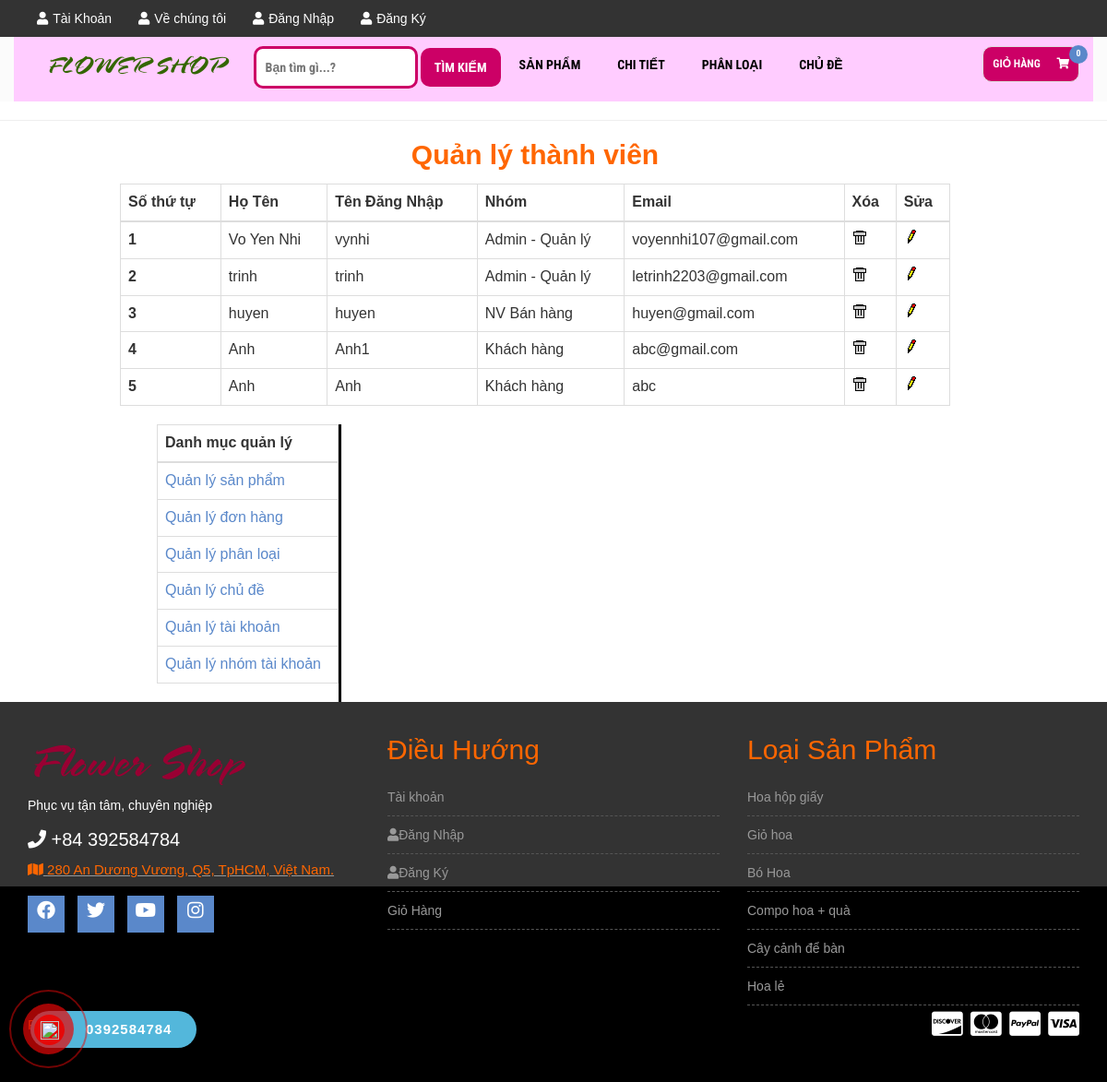
Page /admin.php?mod=user&act=manage on the committed database.
### tables this page shows
CREATE TABLE `users` (
  `UserID` int(11) NOT NULL,
  `GroupID` int(11) NOT NULL,
  `FullName` varchar(255) NOT NULL,
  `UserName` varchar(20) NOT NULL,
  `PassWord` varchar(32) NOT NULL,
  `Email` varchar(50) NOT NULL
);

CREATE TABLE `groups` (
  `GroupID` int(11) NOT NULL,
  `GroupName` varchar(50) NOT NULL
);

CREATE TABLE `categories` (
  `CategoryID` int(11) NOT NULL,
  `CategoryName` varchar(255) NOT NULL,
  `Position` int(11) DEFAULT 0
);

### Controller/User/Manage.php (called while the page is built)
<?php
	include_once("Model/User.php");
	$user = new User();
	$ret = $user->getUserManage();
	include_once("View/User/Manage.php");
?>

### Model/User.php (called while the page is built, shortened)
<?php
include_once("DataProvider.php");
class User{
	private $da;
	function __construct(){
		$this->da = new DataProvider();
	}
	function getUserManage(){
		$sql = "Select UserID, FullName, UserName, Email, GroupName from users u join groups g on u.GroupID = g.GroupID";
		return $this->da->FetchAll($sql);
	}
}
?>

### Model/DataProvider.php (called while the page is built, shortened)
<?php
	class DataProvider{
		private $link;
		function __construct()
		{
			$this->link=mysqli_connect("localhost","root","","webdack");
		}
		function ExecuteQuery($sql)
		{
			mysqli_query($this->link,"set names utf8");
			return mysqli_query($this->link, $sql);
		}
		function FetchAll($sql){
			$arr=array();
			$r = $this->ExecuteQuery($sql);
			while($row = mysqli_fetch_assoc($r)){
				$arr[]=$row;
			}
			return $arr;
		}
	}
?>

### Controller/Category/Categoryfooter.php (called while the page is built)
<?php
	include_once("Model/Category.php");
	$cate = new Category;
	$result = $cate->getCategory();
	include("View/Category/Categoryfooter.php");
?>

### Model/Category.php (called while the page is built, shortened)
<?php
	include_once("Model/DataProvider.php");
	class Category{
		private $da;
		function __construct(){
			$this->da=new DataProvider();
		}
		function getCategory(){
			$sql= "Select * from categories";
			return $this->da->FetchAll($sql);
		}
	}
?>

### Controller/Category/Category.php (called while the page is built)
<?php
	include_once("Model/Category.php");
	$cate = new Category();
	$result = $cate->getCategory();
	include_once("View/Category/Category.php");
?>

### View/User/Manage.php (the view)
<div style="width: 900px; float: right; margin-right: 170px;">
<center><h2><span><a style="color: #ff6600;font-weight: bold;font-size: 30px" href="admin.php?mod=user&act=manage">Quản lý thành viên</a></span></h2></center>
<p>
	<table class="table table-bordered">
	<thead>
		<tr>
		<th scope="col">Số thứ tự</th>
		<th scope="col">Họ Tên</th>
		<th scope="col">Tên Đăng Nhập</th>
		<th scope="col">Nhóm</th>
		<th scope="col">Email</th>
		<th scope="col">Xóa</th>
		<th scope="col">Sửa</th>
		</tr>
	</thead>
	<tbody>
		<?php
		$index = 1;
		foreach ($ret as $row) { ?>
			<tr>
				<th scope="row"><?= $index ?></th>
				<td><?= $row['FullName'] ?></td>
				<td><?= $row['UserName'] ?></td>
				<td><?= $row['GroupName'] ?></td>
				<td><?= $row['Email'] ?></td>
				<td><?= "<a href=\"admin.php?mod=user&act=delete&id=$row[UserID]\" onclick=\"return IsDelete()\">" ?><img src="Images/Delete.gif" /></a></td>
				<td><?= "<a href=\"admin.php?mod=user&act=edit&id=$row[UserID]\">" ?><img src="Images/Edit.gif" /></a></td>
			</tr>
			<?php $index++;
		} ?>
	</tbody>
	</table>
</p>
</div>

### View/Category/Categoryfooter.php
<?php
    foreach ($result as $row) {
    	echo "<li><a href=\"index.php?mod=category&act=resultcategory&id={$row['CategoryID']}\">{$row['CategoryName']}</a></li>";
    }
?>

### css/style.css (style rules this page uses)
img { max-width: 100%; height: auto; }
h1, h2, h3, h4, h5, h6 { margin: 0 0 15px; }
body { font-family:Arial, Helvetica, sans-serif; }
.footer-menu ul li { border-bottom: 1px dashed #555; padding: 5px 0; }
.footer-menu a { display: block; padding: 5px 0;color: #999 }
a { color: #5a88ca }
body { width: 100%; }

### rows in the picture
users: FullName "Vo Yen Nhi", UserName "vynhi", GroupID.GroupName "Admin - Quản lý", Email "voyennhi107@gmail.com"
users: FullName "trinh", UserName "trinh", GroupID.GroupName "Admin - Quản lý", Email "letrinh2203@gmail.com"
users: FullName "huyen", UserName "huyen", GroupID.GroupName "NV Bán hàng", Email "huyen@gmail.com"
users: FullName "Anh", UserName "Anh1", GroupID.GroupName "Khách hàng", Email "abc@gmail.com"
users: FullName "Anh", UserName "Anh", GroupID.GroupName "Khách hàng", Email "abc"
categories: CategoryName "Hoa hộp giấy"
categories: CategoryName "Giỏ hoa"
categories: CategoryName "Bó Hoa"
categories: CategoryName "Compo hoa + quà"
categories: CategoryName "Cây cảnh để bàn"
categories: CategoryName "Hoa lẻ"
